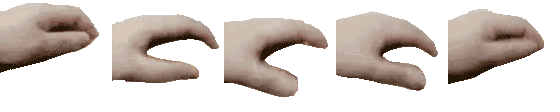
#> input picture resource/petpet_hand.png, 560 x 112 px
$ python -i mirror.py   (imports and definitions only)
#> lines starting #> are read from the running program, lines starting #| are printed output that depends on the picture
### meme/gif_utils.py
"""GIF 通用工具：帧展开与类型判断，供 flip / invert / gif_speed / liquid_gif 共用"""

from PIL import Image, ImageSequence
import numpy as np
import struct


def is_gif(path: str) -> bool:
#> called with path = '../resource/petpet_hand.png'
    try:
        with Image.open(path) as im:
#> im is the input picture: PIL image 560x112 P; mean R, G, B, A 64.5, 56.1, 51, 103.2
            return getattr(im, "is_animated", False)
    except Exception:
        return path.lower().endswith(".gif")


# [108 lines left out: functions _get_background_rgba, unfold_frames, save_kwargs_for, _lzw_encode, not called in this run]


class _BitBuffer:
    __slots__ = ('_data', '_bits', '_bit_count')

    # [152 lines left out: functions __init__, write, to_bytes, _write_gif_sub_blocks, save_rgba_gif, not called in this run]

### meme/mirror.py
"""镜像对称模块：左/右/上/下半边对称 + 斜边对称，支持静态图和 GIF"""

import numpy as np
from PIL import Image
from .gif_utils import is_gif, unfold_frames, save_rgba_gif


def _mirror_static(img: Image.Image, keep: str) -> Image.Image:
    """对单帧执行半边对称"""
#> called with keep = 'left'
    w, h = img.size
#> w = 560; h = 112
    if keep == "left":
        half = img.crop((0, 0, w // 2, h))
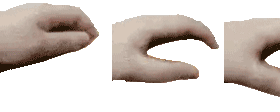
#> half: PIL image 280x112 RGBA; mean R, G, B, A 69.9, 61, 55.5, 110.9; transparent parts drawn white
        flipped = half.transpose(Image.FLIP_LEFT_RIGHT)
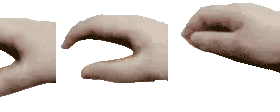
#> flipped: PIL image 280x112 RGBA; mean R, G, B, A 69.9, 61, 55.5, 110.9; transparent parts drawn white
        result = Image.new("RGBA", (w, h))
#> result: PIL image 560x112 RGBA; every value is 0
        result.paste(half, (0, 0))
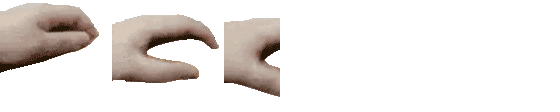
#> result: PIL image 560x112 RGBA; mean R, G, B, A 35, 30.5, 27.8, 55.4; transparent parts drawn white
        result.paste(flipped, (w // 2, 0))
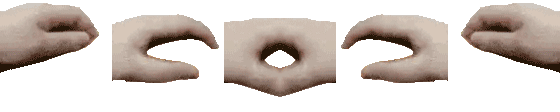
#> result: PIL image 560x112 RGBA; mean R, G, B, A 69.9, 61, 55.5, 110.9; transparent parts drawn white
    elif keep == "right":
        half = img.crop((w // 2, 0, w, h))
        flipped = half.transpose(Image.FLIP_LEFT_RIGHT)
        result = Image.new("RGBA", (w, h))
        result.paste(flipped, (0, 0))
        result.paste(half, (w // 2, 0))
    elif keep == "top":
        half = img.crop((0, 0, w, h // 2))
        flipped = half.transpose(Image.FLIP_TOP_BOTTOM)
        result = Image.new("RGBA", (w, h))
        result.paste(half, (0, 0))
        result.paste(flipped, (0, h // 2))
    else:  # bottom
        half = img.crop((0, h // 2, w, h))
        flipped = half.transpose(Image.FLIP_TOP_BOTTOM)
        result = Image.new("RGBA", (w, h))
        result.paste(flipped, (0, 0))
        result.paste(half, (0, h // 2))
    return result


# [31 lines left out: functions _mirror_diagonal_static, _mirror_gif, not called in this run]


def mirror_by_type(input_path: str, output_path: str, mirror_type: int = 1):
    """统一对称入口。

    mirror_type:
        1 = 左对称（保留左半部镜像到右半部）[默认]
        2 = 上对称（保留上半部镜像到下半部）
        3 = \\ 对角线对称（保留左上三角形）
        4 = / 对角线对称（保留右上三角形）
        5 = 右对称（保留右半部镜像到左半部）
        6 = 下对称（保留下半部镜像到上半部）
    """
    mapping = {1: "left", 2: "top", 3: "diag_tl", 4: "diag_tr", 5: "right", 6: "bottom"}
    keep = mapping.get(mirror_type, "left")

    if not is_gif(input_path):
        img = Image.open(input_path).convert("RGBA")
        if keep in ("diag_tl", "diag_tr"):
            _mirror_diagonal_static(img, keep).save(output_path, "PNG")
        else:
            _mirror_static(img, keep).save(output_path, "PNG")
        return

    _mirror_gif(input_path, output_path, keep)


# [75 lines left out: functions mirror_left, mirror_right, mirror_top, _extend_frame, extend_symmetry, mirror_bottom, not called in this run]

>>> result = mirror_by_type('../resource/petpet_hand.png', 'out.png')
